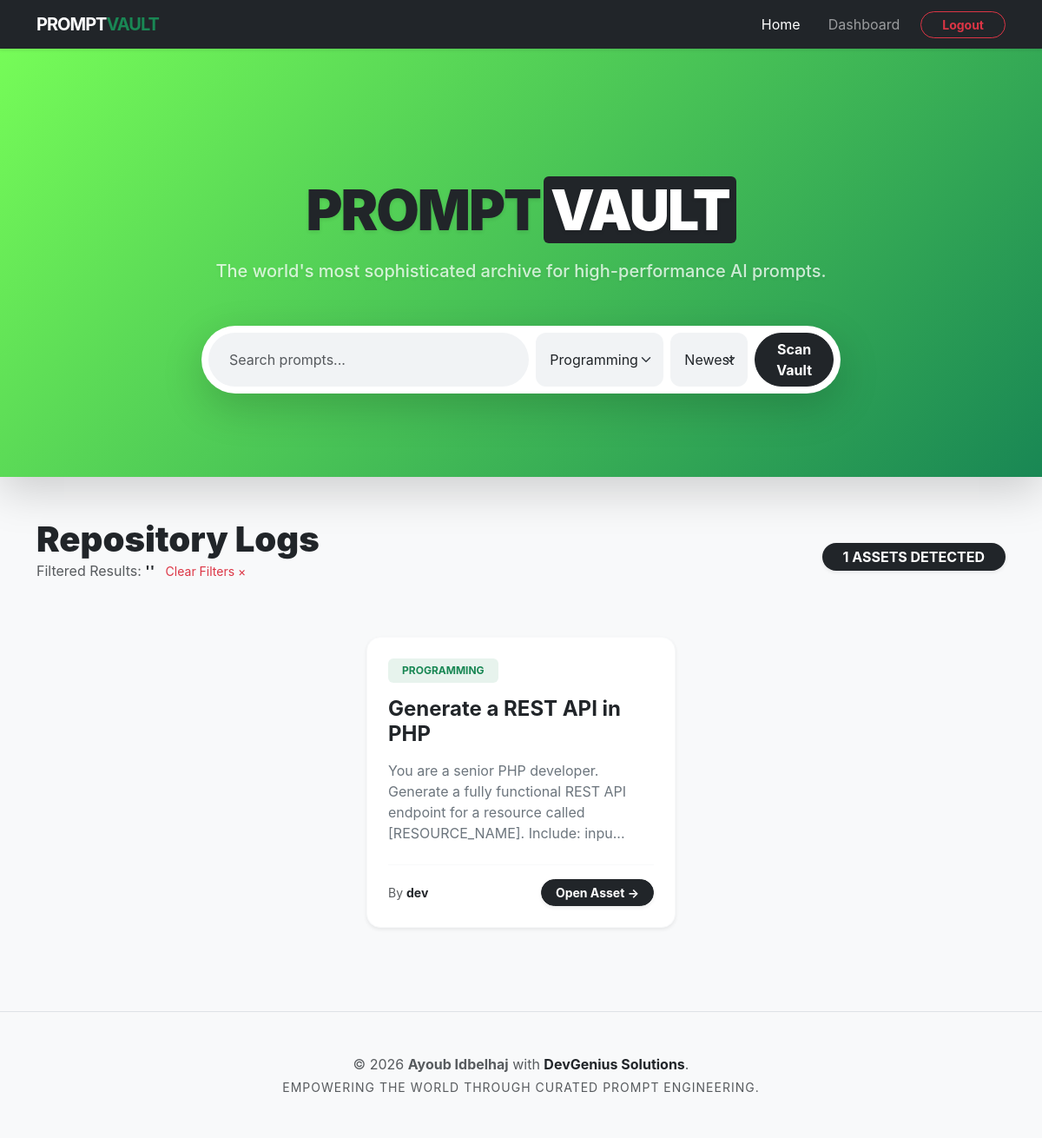
The page /app/index.php?category=1 (signed in) on the database its author committed.
### tables this page shows
CREATE TABLE prompts (
    id          INT UNSIGNED NOT NULL AUTO_INCREMENT,  
    title       VARCHAR(200) NOT NULL,  
    content     TEXT         NOT NULL,  
    user_id     INT UNSIGNED NOT NULL,  
    category_id INT UNSIGNED NOT NULL,  
    created_at  DATETIME     NOT NULL DEFAULT CURRENT_TIMESTAMP,  
    updated_at  DATETIME     NOT NULL DEFAULT CURRENT_TIMESTAMP ON UPDATE CURRENT_TIMESTAMP,  
    PRIMARY KEY (id),

     
    CONSTRAINT fk_prompts_user     FOREIGN KEY (user_id)     REFERENCES users(id)      ON DELETE CASCADE,
     
    CONSTRAINT fk_prompts_category FOREIGN KEY (category_id) REFERENCES categories(id) ON DELETE RESTRICT
);

CREATE TABLE categories (
    id         INT UNSIGNED NOT NULL AUTO_INCREMENT,  
    name       VARCHAR(100) NOT NULL UNIQUE,  
    created_at DATETIME     NOT NULL DEFAULT CURRENT_TIMESTAMP,  
    PRIMARY KEY (id)
);

CREATE TABLE users (
    id            INT UNSIGNED         NOT NULL AUTO_INCREMENT,  
    username      VARCHAR(50)          NOT NULL UNIQUE, 
    email         VARCHAR(150)         NOT NULL UNIQUE, 
    password_hash VARCHAR(255)         NOT NULL, 
    role          ENUM('user','admin') NOT NULL DEFAULT 'user',  
    created_at    DATETIME             NOT NULL DEFAULT CURRENT_TIMESTAMP,  
    PRIMARY KEY (id)  
);

### app/index.php (the view, shortened to what this page needs)
<?php
require_once dirname(__DIR__) . '/config/db.php';
$search   = isset($_GET['search']) ? trim($_GET['search']) : '';
$category = isset($_GET['category']) ? $_GET['category'] : '';
$sort     = isset($_GET['sort']) ? $_GET['sort'] : 'newest';
$page     = isset($_GET['page']) && is_numeric($_GET['page']) ? (int)$_GET['page'] : 1;
$limit    = 6;
$offset   = ($page - 1) * $limit;
try {
    $baseQuery = "
        FROM prompts p
        INNER JOIN users u ON p.user_id = u.id
        INNER JOIN categories c ON p.category_id = c.id
        WHERE 1=1
    ";
    $params = [];
    if (!empty($category) && is_numeric($category)) {
        $baseQuery .= " AND p.category_id = ?";
        $params[] = (int)$category;
    }
    $countStmt = $pdo->prepare("SELECT COUNT(*) $baseQuery");
    $countStmt->execute($params);
    $totalCount = $countStmt->fetchColumn();
    $orderBy = ($sort === 'oldest') ? 'p.created_at ASC' : 'p.created_at DESC';
    $mainStmt = $pdo->prepare("SELECT p.*, u.username as author, c.name as category $baseQuery ORDER BY $orderBy LIMIT $limit OFFSET $offset");
    $mainStmt->execute($params);
    $prompts = $mainStmt->fetchAll();
    $catStmt = $pdo->query("SELECT id, name FROM categories ORDER BY name ASC");
    $categories = $catStmt->fetchAll();
} catch (PDOException $e) {
    $error = "System Synchronization Error: " . $e->getMessage();
}
require_once dirname(__DIR__) . '/includes/header.php';
?>
<section class="hero-section text-center shadow-lg mb-5 pb-5">
    <div class="container py-lg-5">
        <h1 class="display-3 fw-900 mb-3 text-dark">
            PROMPT<span class="text-white bg-dark px-2 rounded ms-1">VAULT</span>
        </h1>
        <p class="lead mb-5 mx-auto w-75 fw-500 opacity-75">
            The world's most sophisticated archive for high-performance AI prompts.
        </p>
        <div class="row justify-content-center">
            <div class="col-md-10 col-lg-8">
                <form action="index.php" method="GET" class="bg-white p-2 rounded-pill shadow-lg d-flex gap-2">
                    <input type="text" name="search" class="form-control border-0 px-4 rounded-pill" value="<?php echo htmlspecialchars($search); ?>" placeholder="Search prompts..." style="box-shadow: none;">
                    <select name="category" class="form-select border-0 w-auto d-none d-md-block" style="box-shadow: none;">
                        <?php foreach ($categories as $cat): ?>
                            <option value="<?php echo $cat['id']; ?>" <?php echo ($cat['id'] == $category) ? 'selected' : ''; ?>>
                                <?php echo htmlspecialchars($cat['name']); ?>
                            </option>
                        <?php endforeach; ?>
                    </select>
                    <select name="sort" class="form-select border-0 w-auto d-none d-lg-block" style="box-shadow: none;">
                        <option value="newest" <?php echo ($sort == 'newest') ? 'selected' : ''; ?>>Newest</option>
                    </select>
                    <button type="submit" class="btn btn-dark px-4 rounded-pill fw-bold">Scan Vault</button>
                </form>
            </div>
        </div>
    </div>
</section>
<div class="container pb-5" id="prompts">
    <div class="row align-items-center mb-5 mt-4">
        <div class="col-md-8">
            <h2 class="fw-900 display-6 mb-0">Repository Logs</h2>
            <p class="text-muted">
                <?php if (!empty($search) || !empty($category)): ?>
                    Filtered Results: <span class="fw-bold text-dark">'<?php echo htmlspecialchars($search); ?>'</span>
                    <a href="index.php" class="text-danger small ms-2 text-decoration-none">Clear Filters &times;</a>
                <?php else: ?>
                    The latest contributions from our global engineering network.
                <?php endif; ?>
            </p>
        </div>
        <div class="col-md-4 text-md-end">
            <span class="badge bg-dark rounded-pill py-2 px-4 shadow-sm fs-6">
                <?php echo $totalCount; ?> ASSETS DETECTED
            </span>
        </div>
    </div>
    <?php if (isset($error)): ?>
        <div class="alert alert-danger py-4 shadow-sm rounded-4" role="alert">
            <h5 class="alert-heading fw-bold">Critical Error</h5>
            <p class="mb-0"><code><?php echo $error; ?></code></p>
        </div>
    <?php else: ?>
        <div class="row g-4 justify-content-center">
            <?php foreach ($prompts as $prompt): ?>
                <div class="col-sm-12 col-md-6 col-lg-4">
                    <article class="card h-100 shadow-sm rounded-4 border-light transition-hover overflow-hidden">
                        <div class="card-body p-4 d-flex flex-column">
                            <div class="mb-3">
                                <span class="badge bg-success bg-opacity-10 text-success text-uppercase fw-bold py-2 px-3 small">
                                    <?php echo htmlspecialchars($prompt['category']); ?>
                                </span>
                            </div>
                            <h4 class="card-title fw-bold mb-3"><?php echo htmlspecialchars($prompt['title']); ?></h4>
                            <p class="card-text text-secondary mb-4 flex-grow-1">
                                <?php
                                    $snippet = htmlspecialchars($prompt['content']);
                                    echo (strlen($snippet) > 130) ? substr($snippet, 0, 130) . "..." : $snippet;
                                ?>
                            </p>
                            <div class="mt-auto d-flex justify-content-between align-items-center border-top border-light pt-3">
                                <div class="text-muted small">
                                    By <span class="fw-bold text-dark"><?php echo htmlspecialchars($prompt['author']); ?></span>
                                </div>
                                <a href="view-prompt.php?id=<?php echo $prompt['id']; ?>" class="btn btn-sm btn-dark px-3 rounded-pill fw-bold shadow-sm">
                                    Open Asset &rarr;
                                </a>
                            </div>
                        </div>
                    </article>
                </div>
            <?php endforeach; ?>
        </div>
    <?php endif; ?>
</div>
<?php require_once dirname(__DIR__) . '/includes/footer.php'; ?>

### style/main.css (style rules this page uses)
:root { --primary-color: #198754; --primary-dark: #146c43; --dark-color: #212529; --accent-color: #76fc58; --bg-light: #f8f9fa; --card-shadow: 0 10px 30px rgba(0, 0, 0, 0.05); --card-shadow-hover: 0 15px 45px rgba(0, 0, 0, 0.1); }
html { scroll-behavior: smooth; height: 100%; }
body { background-color: var(--bg-light); font-family: 'Inter', system-ui, -apple-system, sans-serif; color: var(--dark-color); display: flex; flex-direction: column; min-height: 100vh; }
.fw-900 { font-weight: 900; }
.fw-500 { font-weight: 500; }
.hero-section { background: linear-gradient(135deg, var(--accent-color) 0%, var(--primary-color) 100%); color: #fff; padding: 100px 0; text-shadow: 0 2px 4px rgba(0,0,0,0.1); }
.hero-section h1 { letter-spacing: -2px; }
.transition-hover { transition: transform 0.3s cubic-bezier(0.34, 1.56, 0.64, 1), box-shadow 0.3s ease; }
.card { transition: all 0.3s ease; }
.form-control, .form-select { padding: 12px 16px; border-radius: 12px; border: 2px solid transparent; background-color: #f1f3f5; transition: all 0.2s ease; }

### rows shown on the page
prompts: category.name "PROGRAMMING", title "Generate a REST API in PHP", content "You are a senior PHP developer. Generate a fully functional REST API endpoint for a resource called [RESOURCE_NAME]. Include: inpu", user.username "dev"

### other values the page prints
$totalCount "1"
form field category "Programming"
